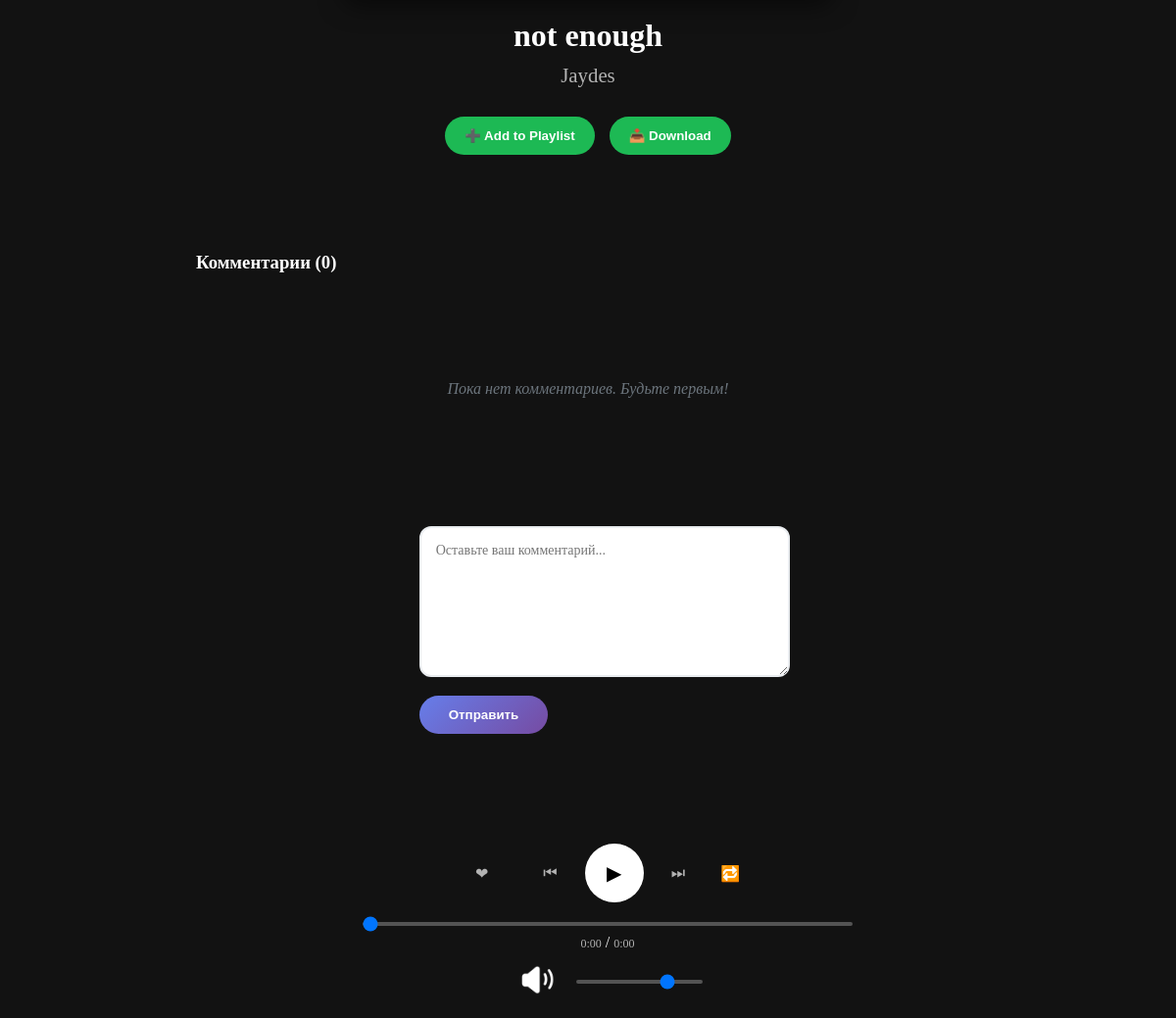
/track/3 (signed in, lower part), run on an earlier commit of the app's database.
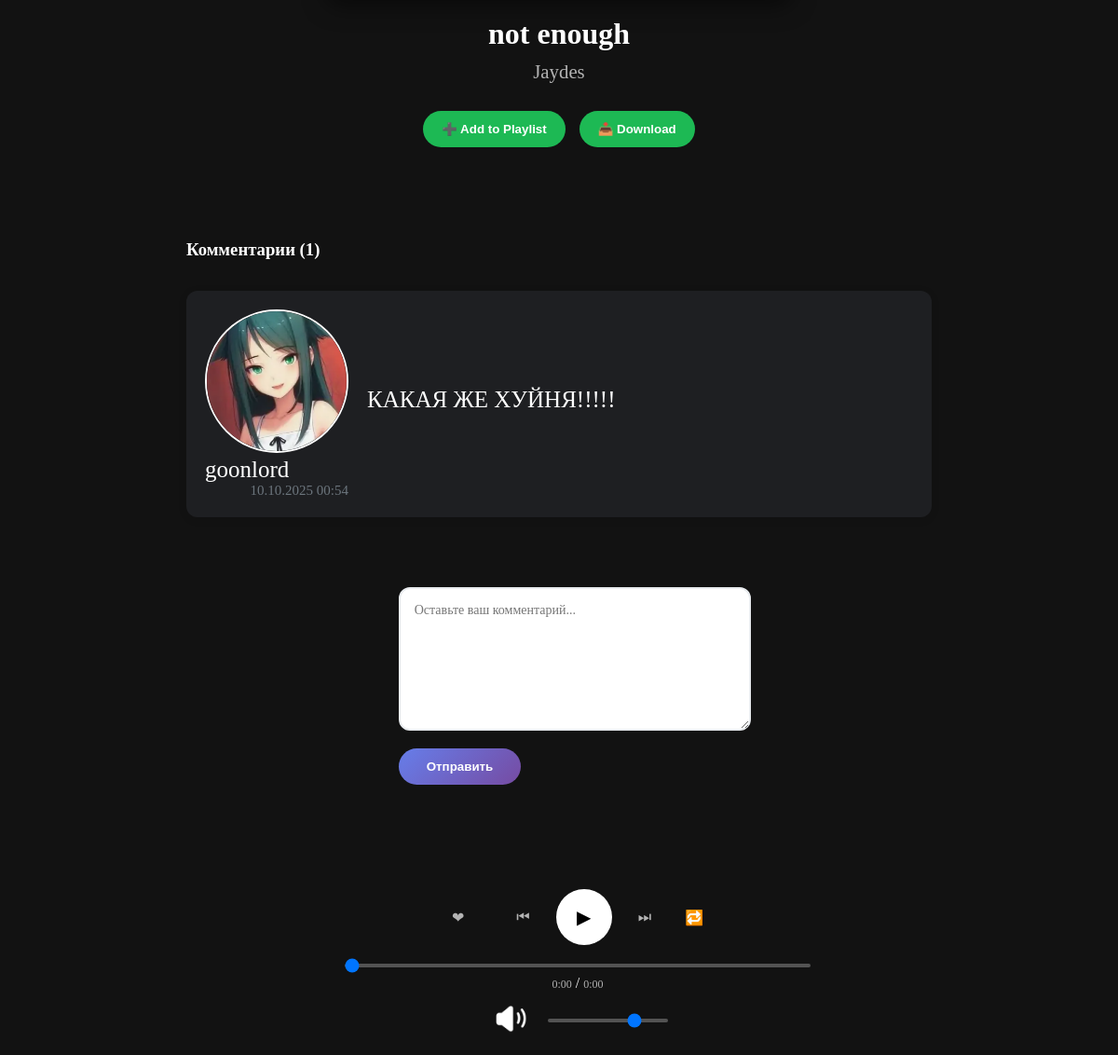
And on a later commit of the database.
### WaveBox/models.py (models this page shows, shortened)
class Comment(models.Model):
    track = models.ForeignKey("Track", on_delete=models.CASCADE)
    user = models.ForeignKey(settings.AUTH_USER_MODEL, on_delete=models.CASCADE)
    text = models.TextField()
    date = models.DateTimeField(auto_now_add=True)

### Users/models.py (models this page shows, shortened)
class CustomUser(AbstractUser):
    username = models.CharField(max_length=20, unique=True)
    avatar = models.ImageField(upload_to="images/user_avatars", null=True, blank=True)

### WaveBox/views.py (the view, shortened to what this page needs)
# urls.py: path("track/<int:track_id>", track, name="track" ),
def track(request, track_id):
    comments = Comment.objects.filter(track_id=track_id).order_by("-date")
    track = Track.objects.get(pk=track_id)
    form = CommentForm
    if request.session.get("comment_wrote"):
        del request.session["comment_wrote"]
        comment_wrote = True
    else:
        comment_wrote = False
    return render(request, 'track.html', {"t": track, "comments": comments, "form": form, "comment_wrote": comment_wrote})

### WaveBox/models.py (called while the page is built)
    def like_count(self):
        return self.liked_by.count()

### templates/track.html (shortened to what this page needs)
{% extends 'base.html' %}
{% load static %}
{% block head %}
    <link rel="stylesheet" href="{% static "MainApp/css/track.css" %}">
{% endblock %}
{% block body %}
    <div class="track-page-container">
        <div class="track-player">
            <div class="track-item">
                <div class="track-info">
                    <h3 class="track-name">{{ t.name }}</h3>
                    <h3 class="track-author">{{ t.author }}</h3>
                </div>
            </div>
            <div class="track-actions">
                <button class="action-btn add-to-playlist-btn">➕ Add to Playlist</button>
                <button class="action-btn download-btn">📥 Download</button>
            </div>
        </div>
    </div>
        <div class="comment-section">
            <h3>Комментарии ({{ comments|length }})</h3>
            {% for c in comments %}
                <div class="comment">
                <div class="avatar-username">
                    <div class="comment-avatar"><a href="/profile/{{ c.user.username }}"><img class="user-avatar" width="150px" height="150" src="{% if c.user.avatar %}{{ c.user.avatar.url }}{% else %}/media/images/user_avatars/noavatar.png{% endif %}"></a></div>
                    <div><a class="username" href="/profile/{{ c.user.username }}">{{ c.user.username }}
                    </a>
                    <div class="comment-meta">
                        <span class="comment-date">{{ c.date|date:"d.m.Y H:i" }}</span>
                    </div>
                    </div>
                </div>
                    <div class="comment-text">{{ c.text }}</div>
                </div>
            {% empty %}
                <p class="no-comments">Пока нет комментариев. Будьте первым!</p>
            {% endfor %}
            {% if user.is_authenticated %}
    <div class="add-comment-section">
        <form method="post" class="comment-form">
            <textarea name="text" placeholder="Оставьте ваш комментарий..." required></textarea>
            <button type="submit">Отправить</button>
        </form>
    </div>
    {% endif %}
        </div>
{% endblock %}

What changed in the data, as far as the page shows it:
added Comment: user.avatar (picture), user.username "goonlord", date "10.10.2025 00:54", text "КАКАЯ ЖЕ ХУЙНЯ!!!!!"
Also different on the page:
{{ comments|length }}: "0" → "1"
text no longer shown: "Пока нет комментариев. Будьте первым!"
